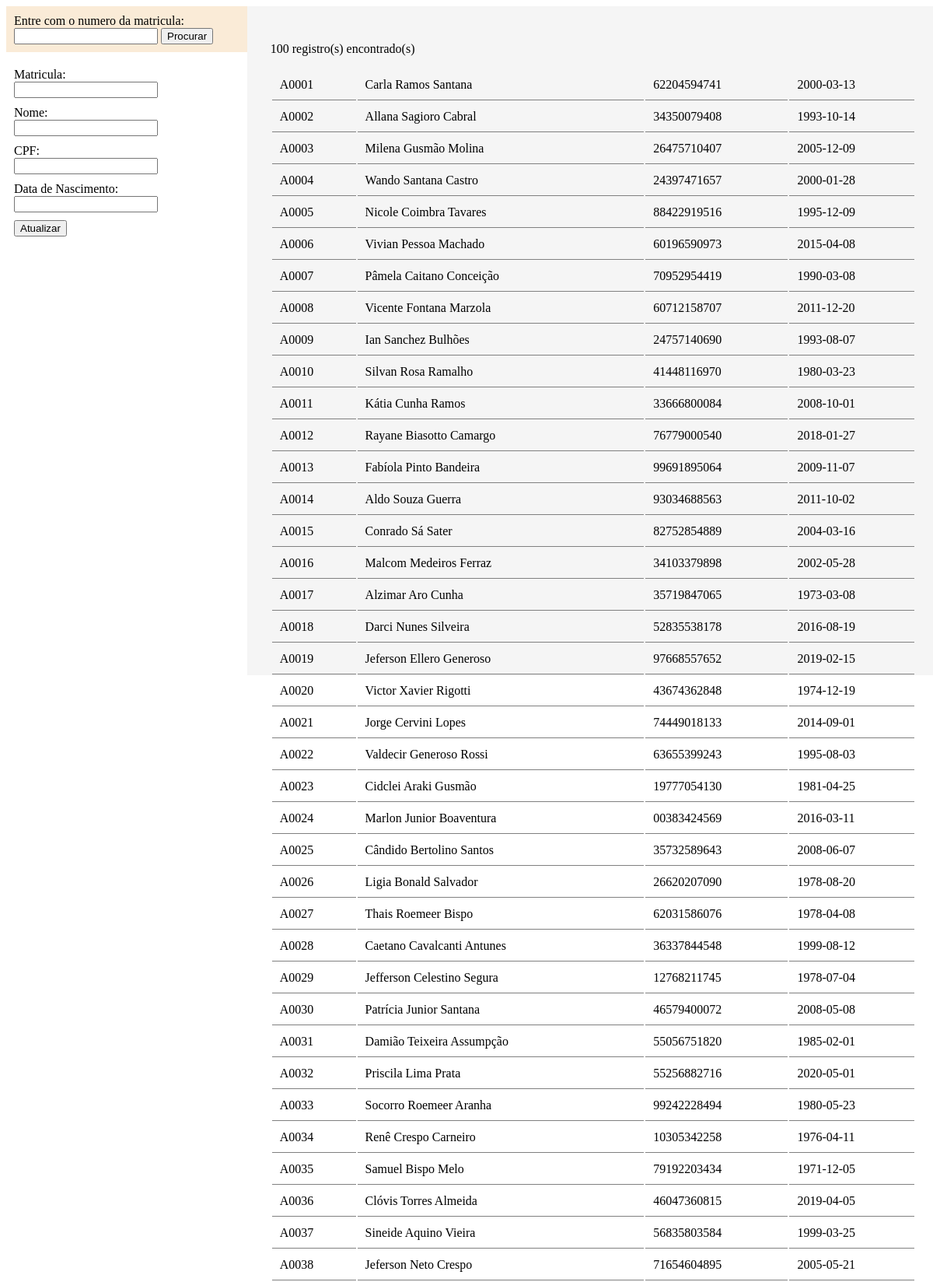
/crud_simples/update.php (upper part), run on the app's committed database.
### tables this page shows
CREATE TABLE IF NOT EXISTS Alunos (

    Matricula VARCHAR(7) PRIMARY KEY NOT NULL,
    Nome VARCHAR(50) NOT NULL,
    CPF VARCHAR(11) NOT NULL,
    DataNascimento DATE NOT NULL
);

### crud_simples/tabela.php (the view, shortened to what this page needs)
<?php
$servername = "localhost";
$username = "3daw";
$password = "mysql123";
$database = "3dawtest";
$tabela = "";
$conn = new mysqli($servername, $username, $password, $database);
$query = "SELECT * FROM alunos";
if($result = $conn->query($query)){
    $nreg = $conn->affected_rows;
    $tabela .= "<p>{$nreg} registro(s) encontrado(s)</p>";
    $tabela .= "<table id = 'alunos'>";
    if ($nreg > 0) {
        while ($row = $result->fetch_assoc()) {
			$tabela .= "<tr>";
			$tabela .= "<td>" . $row['Matricula'] ."</td>";
			$tabela .= "<td>" . $row['Nome']  ."</td>";
			$tabela .= "<td>" . $row['CPF']  ."</td>";
			$tabela .= "<td>" . $row['DataNascimento']  ."</td>";
			$tabela .= "</tr>";
        }
        $tabela .= "</table>";
    }
    else{
        $tabela .= "Nenhum registro encontrado!";
    }
}
?>

### crud_simples/update.php (style rules this page uses)
html, body { width: 100%; height: 100%; }
body { display: flex; flex-direction: row; }
.records table, .records p { width: 100%; }
table tr td { border-bottom: solid 1px grey; padding: 10px; }

### data on the page
alunos: Matricula "A0001", Nome "Carla Ramos Santana", CPF "62204594741", DataNascimento "2000-03-13"
alunos: Matricula "A0002", Nome "Allana Sagioro Cabral", CPF "34350079408", DataNascimento "1993-10-14"
alunos: Matricula "A0003", Nome "Milena Gusmão Molina", CPF "26475710407", DataNascimento "2005-12-09"
alunos: Matricula "A0004", Nome "Wando Santana Castro", CPF "24397471657", DataNascimento "2000-01-28"
alunos: Matricula "A0005", Nome "Nicole Coimbra Tavares", CPF "88422919516", DataNascimento "1995-12-09"
alunos: Matricula "A0006", Nome "Vivian Pessoa Machado", CPF "60196590973", DataNascimento "2015-04-08"
alunos: Matricula "A0007", Nome "Pâmela Caitano Conceição", CPF "70952954419", DataNascimento "1990-03-08"
alunos: Matricula "A0008", Nome "Vicente Fontana Marzola", CPF "60712158707", DataNascimento "2011-12-20"
alunos: Matricula "A0009", Nome "Ian Sanchez Bulhões", CPF "24757140690", DataNascimento "1993-08-07"
alunos: Matricula "A0010", Nome "Silvan Rosa Ramalho", CPF "41448116970", DataNascimento "1980-03-23"
alunos: Matricula "A0011", Nome "Kátia Cunha Ramos", CPF "33666800084", DataNascimento "2008-10-01"
alunos: Matricula "A0012", Nome "Rayane Biasotto Camargo", CPF "76779000540", DataNascimento "2018-01-27"
alunos: Matricula "A0013", Nome "Fabíola Pinto Bandeira", CPF "99691895064", DataNascimento "2009-11-07"
alunos: Matricula "A0014", Nome "Aldo Souza Guerra", CPF "93034688563", DataNascimento "2011-10-02"
alunos: Matricula "A0015", Nome "Conrado Sá Sater", CPF "82752854889", DataNascimento "2004-03-16"
alunos: Matricula "A0016", Nome "Malcom Medeiros Ferraz", CPF "34103379898", DataNascimento "2002-05-28"
alunos: Matricula "A0017", Nome "Alzimar Aro Cunha", CPF "35719847065", DataNascimento "1973-03-08"
alunos: Matricula "A0018", Nome "Darci Nunes Silveira", CPF "52835538178", DataNascimento "2016-08-19"
alunos: Matricula "A0019", Nome "Jeferson Ellero Generoso", CPF "97668557652", DataNascimento "2019-02-15"
alunos: Matricula "A0020", Nome "Victor Xavier Rigotti", CPF "43674362848", DataNascimento "1974-12-19"
alunos: Matricula "A0021", Nome "Jorge Cervini Lopes", CPF "74449018133", DataNascimento "2014-09-01"
alunos: Matricula "A0022", Nome "Valdecir Generoso Rossi", CPF "63655399243", DataNascimento "1995-08-03"
alunos: Matricula "A0023", Nome "Cidclei Araki Gusmão", CPF "19777054130", DataNascimento "1981-04-25"
alunos: Matricula "A0024", Nome "Marlon Junior Boaventura", CPF "00383424569", DataNascimento "2016-03-11"
alunos: Matricula "A0025", Nome "Cândido Bertolino Santos", CPF "35732589643", DataNascimento "2008-06-07"
alunos: Matricula "A0026", Nome "Ligia Bonald Salvador", CPF "26620207090", DataNascimento "1978-08-20"
alunos: Matricula "A0027", Nome "Thais Roemeer Bispo", CPF "62031586076", DataNascimento "1978-04-08"
alunos: Matricula "A0028", Nome "Caetano Cavalcanti Antunes", CPF "36337844548", DataNascimento "1999-08-12"
alunos: Matricula "A0029", Nome "Jefferson Celestino Segura", CPF "12768211745", DataNascimento "1978-07-04"
alunos: Matricula "A0030", Nome "Patrícia Junior Santana", CPF "46579400072", DataNascimento "2008-05-08"
alunos: Matricula "A0031", Nome "Damião Teixeira Assumpção", CPF "55056751820", DataNascimento "1985-02-01"
alunos: Matricula "A0032", Nome "Priscila Lima Prata", CPF "55256882716", DataNascimento "2020-05-01"
alunos: Matricula "A0033", Nome "Socorro Roemeer Aranha", CPF "99242228494", DataNascimento "1980-05-23"
alunos: Matricula "A0034", Nome "Renê Crespo Carneiro", CPF "10305342258", DataNascimento "1976-04-11"
alunos: Matricula "A0035", Nome "Samuel Bispo Melo", CPF "79192203434", DataNascimento "1971-12-05"
alunos: Matricula "A0036", Nome "Clóvis Torres Almeida", CPF "46047360815", DataNascimento "2019-04-05"
alunos: Matricula "A0037", Nome "Sineide Aquino Vieira", CPF "56835803584", DataNascimento "1999-03-25"
alunos: Matricula "A0038", Nome "Jeferson Neto Crespo", CPF "71654604895", DataNascimento "2005-05-21"

### other printed values
$nreg "100"
